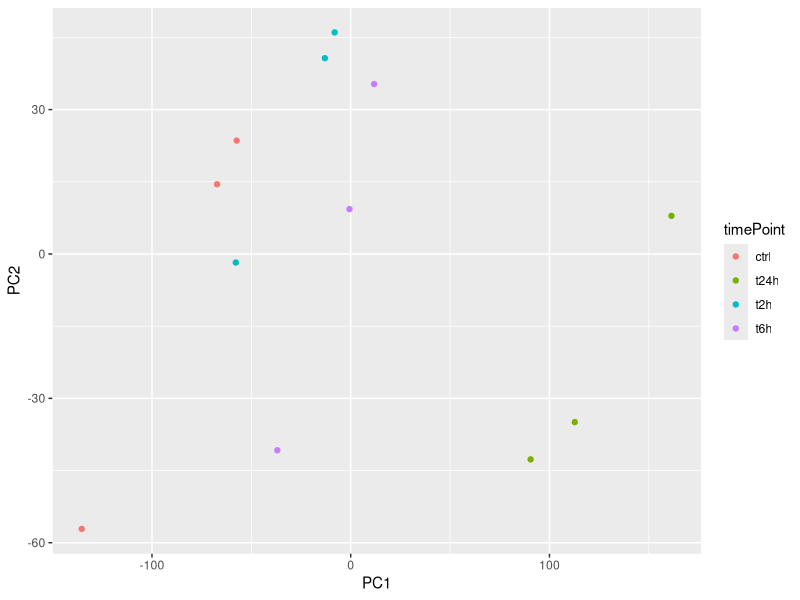
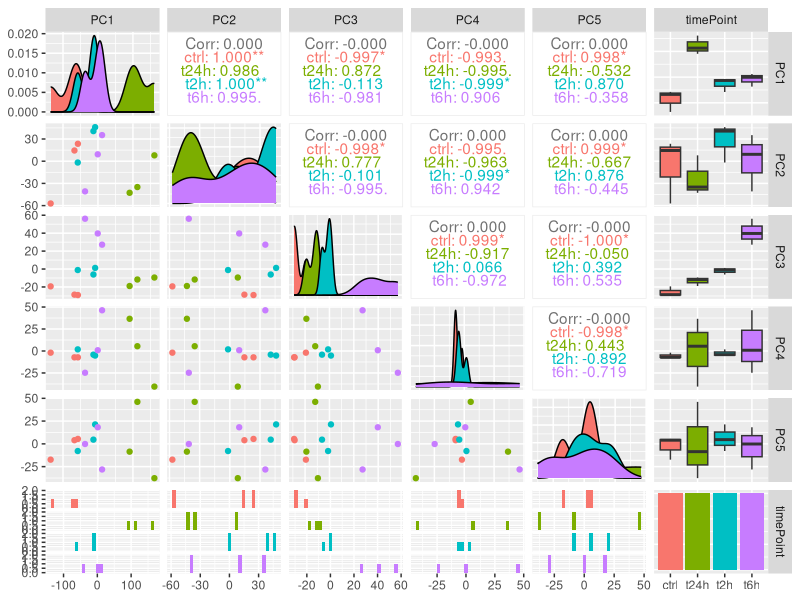
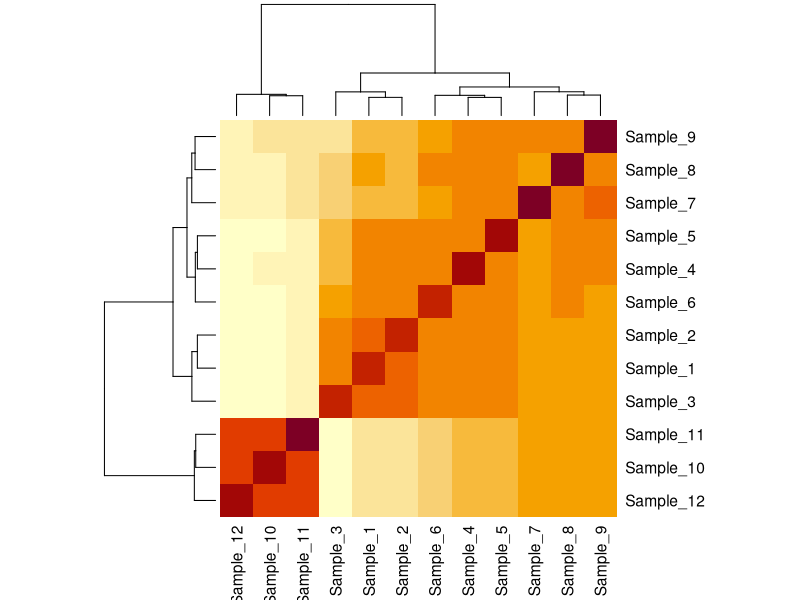

R code for these plots, in order:
## ---- chunk 1

## ---- chunk 2
# data handling
library(dplyr)
#library(tidyr)
#library(stringr)

# plotting
library(ggplot2)
#install.packages("GGally")
library(GGally)

## ---- chunk 3

	# read in the data
	counts <- read.delim("./data/count_raw.txt",header=TRUE)
	
  head(counts)

## ---- chunk 4

	sample.def<-c("ctrl", "t2h", "t6h", "t24h")
  sampleInfo = data.frame( ID = colnames(counts), timePoint = rep(sample.def, each=3) )
	# define colors:
	col.def<-c("red","blue","green","magenta")
	sample.def<-c("ctrl", "t2h", "t6h", "t24h")
	colors <- rep(sample.def, each=3)
## ---- chunk 5
	myPca <- prcomp(t(log2(counts+1)))

## ---- chunk 6

  
  PCPlot = as.data.frame(myPca$x)
  PCPlot$ID = rownames(PCPlot)
  PCPlot = inner_join(x = sampleInfo, PCPlot)
	
  #Plot the PCA result using ggplot
  ggplot(data = PCPlot, mapping = aes(PC1, PC2, color = timePoint)) + geom_point() 

	 # If you like to plot to a file 
	#ggsave("PCAplot.pdf")

## ---- chunk 7
	#pdf('pca*plot*5pc.pdf')

  PCPlot2 = PCPlot %>% select(PC1,PC2,PC3,PC4,PC5,timePoint)

  #requires ggally
  ggpairs(data = PCPlot2 ,mapping = aes(color = timePoint) ,progress = FALSE)
	#dev.off()
## ---- chunk 8
nSamples<-ncol(counts)
	C<-cor(log2(counts+1),method="pearson")	
## ---- chunk 9
    	d <- as.dist(1-C)
	  h <- hclust(d,method="ward.D2")
	dendro <- as.dendrogram(h)


	#pdf('correlation_heatmap.pdf')
	heatmap(C,Colv=dendro,Rowv=dendro)
	#dev.off()
## ---- chunk 10

counts <- read.delim("./data/count_raw.txt",header=TRUE)
head(counts)



